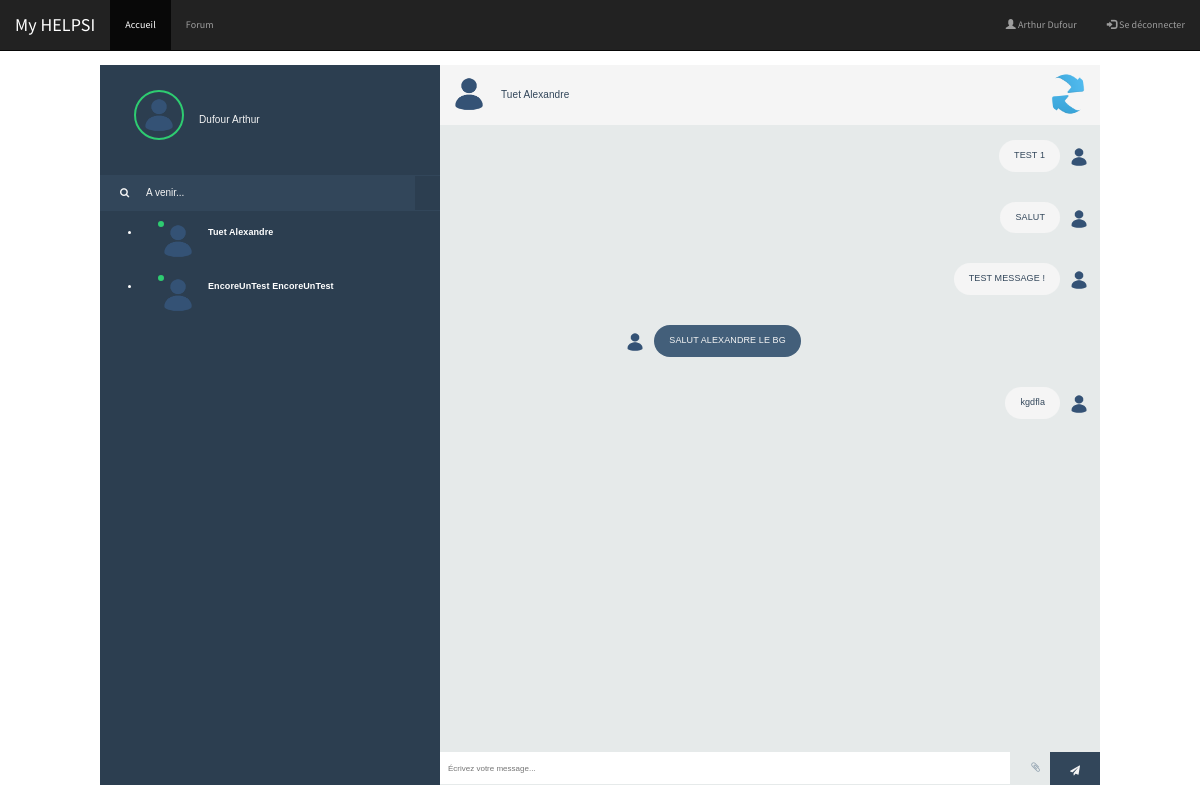
The page /message.php?id_uti=6 (signed in) on the database its author committed.
### tables this page shows
CREATE TABLE `utilisateur` (
  `uti_id` int(11) NOT NULL,
  `uti_nom` varchar(25) DEFAULT NULL,
  `uti_prenom` varchar(25) DEFAULT NULL,
  `uti_pdp` varchar(100) NOT NULL,
  `uti_classe` varchar(25) DEFAULT NULL,
  `uti_mail` varchar(50) DEFAULT NULL,
  `uti_sexe` varchar(25) DEFAULT NULL,
  `uti_mdp` varchar(25) DEFAULT NULL,
  `uti_campus` varchar(25) DEFAULT NULL,
  `uti_messages_envoyes` int(11) DEFAULT '0',
  `uti_derniere_connexion` date DEFAULT NULL,
  `uti_estadmin` tinyint(1) NOT NULL
);

CREATE TABLE `messages2` (
  `id_message` int(11) NOT NULL,
  `uti_id_emmeteur` int(25) NOT NULL,
  `uti_id_destinataire` int(25) NOT NULL,
  `message` varchar(5000) NOT NULL,
  `date_heure_message` datetime NOT NULL
);

### message.php (the view, shortened to what this page needs)
<!DOCTYPE html><html class='no-js'>
<?php
include('bdd.php');
?>
<head>
  <link rel='stylesheet' href='https://cdnjs.cloudflare.com/ajax/libs/font-awesome/4.6.2/css/font-awesome.min.css'>
  <link rel="stylesheet" href="https://maxcdn.bootstrapcdn.com/bootstrap/3.3.7/css/bootstrap.min.css">
  <link rel="stylesheet" type="text/css" href="css/header.css"/>
</head>
<body>
  <header>
    <nav class="navbar navbar-inverse navbar-fixed-top" >
      <div class="container-fluid">
        <div class="navbar-header">
          <a class="navbar-brand police2" href="accueil.php">My HELPSI</a>
        </div>
        <div class="collapse navbar-collapse" id="myNavbar">
          <ul class="nav navbar-nav">
            <li class="active"><a class="police2" href="accueil.php">Accueil</a></li>
            <li><a class="police2" href="forum.php">Forum</a></li>
          </ul>
          <?php
          if (isset($_SESSION['uti_mail'])) {
            echo "
            <ul class='nav navbar-nav navbar-right'>
            <li><a class='police2' href='compte.php'><span class='glyphicon glyphicon-user'></span>  ".$_SESSION['uti_prenom']." ".$_SESSION['uti_nom']."</a></li>
            <li><a class='police2' href='deconnexion.php'><span class='glyphicon glyphicon-log-in'></span> Se déconnecter</a></li>
            </ul>
            ";
          }
          ?>
        </div>
      </nav> </br> </br></br></br>
    </header>
  <head>
    <link href="//netdna.bootstrapcdn.com/bootstrap/3.0.0/css/bootstrap.min.css" rel="stylesheet" id="bootstrap-css">
    <link rel="stylesheet" href="css/message.css">
    <link rel='stylesheet prefetch' href='https://cdnjs.cloudflare.com/ajax/libs/meyer-reset/2.0/reset.min.css'><link rel='stylesheet prefetch' href='https://cdnjs.cloudflare.com/ajax/libs/font-awesome/4.6.2/css/font-awesome.min.css'>
    <?php
    $idemmeteur = $_SESSION['uti_id'];
    if (isset($_GET['id_uti'])) {
      $iddest = $_GET['id_uti'];
    }
    ?>
    <div id="frame">
      <div id="sidepanel">
        <div id="profile">
          <div class="wrap">
            <img id="profile-img" src="<?php echo $_SESSION['uti_pdp']; ?>" class="online" alt="" />
            <p class="police"><?php echo $_SESSION['uti_nom'];?> <?php echo $_SESSION['uti_prenom'];?></p>
          </div>
        </div>
        <div id="search">
          <label for=""><i class="fa fa-search" aria-hidden="true"></i></label>
          <input type="text" placeholder="A venir..." />
        </div>
        <div id="contacts">
          <ul>
            <?php
            $req = $bdd->prepare('SELECT DISTINCT uti_id_destinataire FROM messages2 WHERE uti_id_emmeteur = ?');
            $req -> execute(array($idemmeteur));
            $utilisateursmess = $req->fetchAll();
            foreach ($utilisateursmess as $utimess){
              $req2 = $bdd->prepare('SELECT  uti_id, uti_nom, uti_prenom, uti_pdp FROM utilisateur WHERE uti_id = ?');
              $req2 -> execute(array($utimess['uti_id_destinataire']));
              $utiinfos = $req2->fetchAll();
              foreach ($utiinfos as $utiinfo) {
                $req3 = $bdd->prepare('SELECT DISTINCT message FROM messages2 WHERE (uti_id_emmeteur = ? OR uti_id_emmeteur = ?) AND (uti_id_destinataire = ? OR uti_id_destinataire = ?) = ? AND id_message = (SELECT MAX(id_message) FROM messages2) ');
                $req3 -> execute(array($idemmeteur, $utiinfo['uti_id'], $idemmeteur, $utiinfo['uti_id']));
                $derniermess = $req3->fetch();
                echo "<a style='color: white; text-decoration: none;' href='message.php?id_uti=".$utiinfo['uti_id']."'>
                <li class='contact'>
                <div class='wrap'>
                <span class='contact-status online'></span>
                <img src='".$utiinfo['uti_pdp']."' alt='' />
                <div class='meta'>
                <p class='name police'>".$utiinfo['uti_nom']." ".$utiinfo['uti_prenom']."</p>
                <p class='preview police'>".$derniermess['message']."</p>
                </div>
                </div>
                </li>
                </a>";
              }
            }
            ?>
          </ul>
        </div>
      </div>
      <div class="content">
        <div class="contact-profile">
          <?php
          $req2 = $bdd->prepare('SELECT DISTINCT  uti_id, uti_nom, uti_prenom, uti_pdp FROM utilisateur WHERE uti_id = ?');
          $req2 -> execute(array($_GET['id_uti']));
          $utiinfos = $req2->fetchAll();
          foreach ($utiinfos as $utiinfo) {
            echo "	<img src=".$utiinfo['uti_pdp']." alt='' />
            <p class='police'>".$utiinfo['uti_nom']." ".$utiinfo['uti_prenom']."</p>";
          }
          ?>
          <div class="social-media">
            <a href="message.php?id_uti=<?php echo $_GET['id_uti']; ?>"><img src="images/refresh.png"></a>
          </div>
        </div>
        <div class="messages">
          <ul>
            <?php
            $req = $bdd->prepare('SELECT uti_id_emmeteur, uti_id_destinataire, message, date_heure_message FROM messages2 WHERE (uti_id_emmeteur = ? OR uti_id_emmeteur = ?) AND (uti_id_destinataire = ? OR uti_id_destinataire = ?) ORDER BY date_heure_message');
            $req -> execute(array($idemmeteur, $iddest, $idemmeteur, $iddest));
            $messages = $req->fetchAll();
            foreach ($messages as $message):
              if ($message['uti_id_emmeteur'] == $idemmeteur) {
                $req2 = $bdd->prepare('SELECT DISTINCT  uti_id, uti_nom, uti_prenom, uti_pdp FROM utilisateur WHERE uti_id = ?');
                $req2 -> execute(array($idemmeteur));
                $utiinfos = $req2->fetchAll();
                foreach ($utiinfos as $utiinfo) {
                  echo "<li class='sent'>
                  <img src='".$utiinfo['uti_pdp']."' alt='' />
                  <p class='police'>".$message['message']."</p>
                  </li>";
                }
              }elseif ($message['uti_id_emmeteur'] == $iddest) {
                $req2 = $bdd->prepare('SELECT DISTINCT  uti_id, uti_nom, uti_prenom, uti_pdp FROM utilisateur WHERE uti_id = ?');
                $req2 -> execute(array($iddest));
                $utiinfos = $req2->fetchAll();
                foreach ($utiinfos as $utiinfo) {
                  echo "<li class='replies'>
                  <img src='".$utiinfo['uti_pdp']."' alt='' />
                  <p class='police'>".$message['message']."</p>
                  </li>";
                }
              }
              ?>
            <?php endforeach; ?>
          </ul>
        </div>
        <form method="post">
          <div class="envoimessage">
            <div class="wrap">
              <input type="text" name="envoimess" placeholder="Écrivez votre message..." />
              <i class="fa fa-paperclip attachment" aria-hidden="true"></i>
              <button class="submit" name="bouttonenvoi"><i class="fa fa-paper-plane" aria-hidden="true"></i></button>
            </form>
          </div>
        </div>
</body>
</html>

### rows shown on the page
utilisateur: uti_pdp (picture), uti_nom "Tuet", uti_prenom "Alexandre"
utilisateur: uti_pdp (picture), uti_nom "EncoreUnTest", uti_prenom "EncoreUnTest"
messages2: message "TEST 1"
messages2: message "SALUT"
messages2: message "TEST MESSAGE !"
messages2: message "SALUT ALEXANDRE LE BG"
utilisateur: uti_pdp (picture)
messages2: message "kgdfla"

### other values the page prints
$_SESSION['uti_prenom'] "Arthur"
$_SESSION['uti_nom'] "Dufour"
